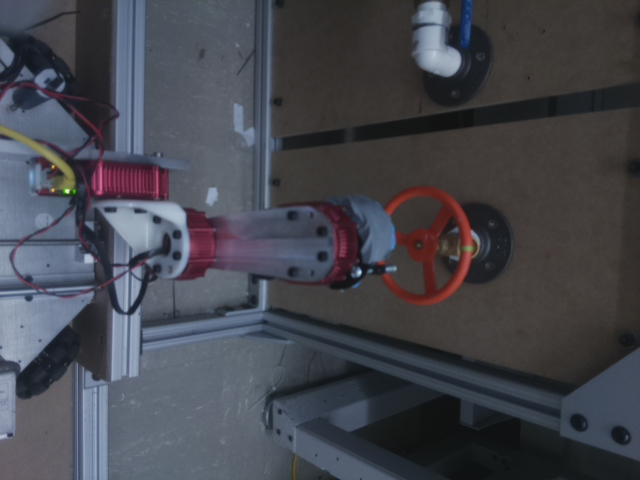
#> input picture code/imgs/capture.jpg, 640 x 480 px
$ python -i DeviceRecognition.py   (imports and definitions only)   (older library calls are emulated)
#> lines starting #> are read from the running program, lines starting #| are printed output that depends on the picture; after the words box and inside, x2 and y2 are one past the last pixel; in counts of white or black regions, pixels touching at a corner belong together
from __future__ import division
import cv2
import numpy as np

ORIENT_UP = "H"
ORIENT_SIDE = "V"

VALVE_CLOSED = 0
VALVE_OPEN = 1

DISTANCE_SCALE = -0.4375
ROBOTAXIS = 600

# Detects a shuttlecock device (front-facing only!)

class Shuttlecock:
    # HSV Color Range (Valve)
    blue_low = [100, 100, 100]
    blue_high = [135, 255, 255]

    # HSV Pipe Ranges
    white_low = [95, 0, 120]
    white_high = [110, 50, 240]

    # Valve Size Range
    area_min = 1000
    area_max = 10000

    orient = ORIENT_SIDE

    # Initialize numpy color arrays
    # [5 lines left out: function __init__, not called in this run]

    def checkArea(self, area):
        return (area <= self.area_max and area >= self.area_min)

    # [136 lines left out: functions calculateAngle, getPipeAngle, processImage, not called in this run]

# [132 lines of commented-out code are left out]


class BreakerBox:
    # HSB Color Range (Valve)
    hsb_low = [0, 80, 100]
    hsb_high = [40, 255, 255]

    orient = ORIENT_SIDE
    theta = 0

    area_min = 700
    area_max = 2000
    ratio_max = 1

    def __init__(self):
        self.np_low = np.array(self.hsb_low, dtype="uint8")
        self.np_high = np.array(self.hsb_high, dtype="uint8")

# [5 lines of commented-out code are left out]

    # [51 lines left out: function processImage, not called in this run]


class ValveSmall:
    # HSV Color Range (Marker)
    mark_low = [30, 40, 120]
    mark_high = [70, 255, 255]

    # HSV Color Range (Valve)
    blue_low = [100, 100, 85]
    blue_high = [135, 255, 255]

    area_min = 2000
    area_max = 10000
#    orient = ORIENT_SIDE

    rf_min = 0.75
    rf_max = 1.3

    rp_min = .1
    rp_max = .75

    # [101 lines left out: functions __init__, inRange, findMarker, calculateAngle, processImage, not called in this run]
# Detects a large valve (orange!)


class ValveLarge:
    device_id = 2

    # Target extracted HSB value
    hsb_target = [9, 194, 255]

    # HSB Color Range (Valve)
    hsb_low = [0, 80, 140]
    hsb_high = [80, 255, 255]

    # HSV Color Range (Marker)
    mark_low = [30, 40, 120]
    mark_high = [80, 180, 255]

    area_min = 4000

    rf_min = 0.5
    rf_max = 1.5

    rp_min = 1.5
    rp_max = 3.0

    def __init__(self):
        self.thresh_low = np.array(self.hsb_low, dtype="uint8")
        self.thresh_high = np.array(self.hsb_high, dtype="uint8")

        self.mark_low = np.array(self.mark_low, dtype="uint8")
        self.mark_high = np.array(self.mark_high, dtype="uint8")

    def inRange(self, area, ratio):
        if (area < self.area_min):
            #print (" * Bad Area: " + str(area))
            return (False, None)
        if ratio > 1.5:
            if (ratio > self.rp_max or ratio < self.rp_min):
                #print (" * Bad Ratio: " + str(ratio))
                return (False, None)
            else:
                return (True, ORIENT_SIDE)
        else:
            if (ratio > self.rf_max or ratio < self.rf_min):
                #print (" * Bad Ratio: " + str(ratio))
                return (False, None)
            else:
                return (True, ORIENT_SIDE)

    # [49 lines left out: functions inBounds, findMarker, calculateAngle, not called in this run]

    def processImage(self, path):
        # Load image from path as HSV
#> called with path = 'imgs/capture.jpg'
        image = cv2.imread(path)
#> image is the input picture: shape (480, 640, 3); mean B, G, R 77.2, 69.9, 68.6
        height, width, channels = image.shape
#> height = 480; width = 640; channels = 3
        img_center = (width / 2, height / 2)
#> img_center = (320, 240)
        hsv_image = cv2.cvtColor(image, cv2.COLOR_BGR2HSV)
#> hsv_image: shape (480, 640, 3); mean H, S, V 80, 51.5, 81.2

        # [6 lines of commented-out code are left out]
        mask = cv2.inRange(hsv_image, self.thresh_low, self.thresh_high)
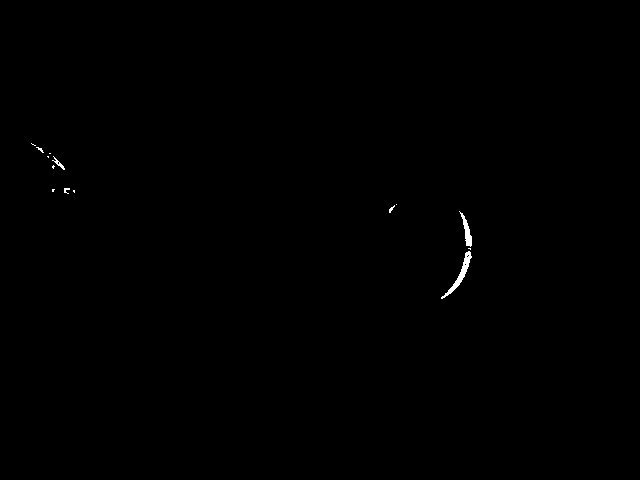
#> mask: shape (480, 640); 0.19% white; 14 white regions (9 under 20 px), largest, box (x1, y1, x2, y2) and area: (441, 251, 472, 299) 274, (459, 211, 472, 247) 165, (52, 156, 65, 170) 45, (64, 188, 70, 194) 21, (389, 205, 395, 213) 20
        output = cv2.bitwise_and(hsv_image, hsv_image, mask=mask)
#> output: shape (480, 640, 3); mean H, S, V 0, 0.3, 0.3
        output_gray = cv2.cvtColor(output, cv2.COLOR_BGR2GRAY)
        ret, thresh = cv2.threshold(output_gray, 15, 255, cv2.THRESH_BINARY)

        # close any holes
        kernel = np.ones((5, 5), np.uint8)
        closed_thresh = cv2.morphologyEx(thresh, cv2.MORPH_CLOSE, kernel)
#> closed_thresh: shape (480, 640); 0.21% white; 8 white regions (4 under 20 px)

        # find the contours
        img, contours, hierarchy = cv2.findContours(
            closed_thresh, cv2.RETR_EXTERNAL, cv2.CHAIN_APPROX_SIMPLE)
#> contours = 8 contours, 5 with area under 20; largest, box (x1, y1, x2, y2) and area: (441, 211, 472, 299) 366, (47, 153, 65, 170) 67, (64, 188, 75, 194) 27

        for cnt in contours:
            rect = cv2.minAreaRect(cnt)
            center, dim, angle = rect
            if (dim[0] > 0 and dim[1] > 0):
                box = cv2.boxPoints(rect)
                box = np.int0(box)
                area = dim[0] * dim[1]
                ratio = dim[1] / dim[0]
                ret, orient = self.inRange(area, ratio)
                if (ret):
                    x_offset = ROBOTAXIS - center[1]
                    x_offset = x_offset * DISTANCE_SCALE
                    cv2.drawContours(image, [box], 0, (0, 0, 255), 3)
                    mark_center = self.findMarker(image, hsv_image, rect)
                    if not mark_center:
                        print("Did not find marker")
                        return False
                    else:
                        theta = self.calculateAngle(center, mark_center)

                    print("Detected large valve!")
                    print(" - Horizontal offset: " + str(x_offset))
                    print(" - Angle: " + str(theta))
                    #cv2.imshow("image", image)
                    # cv2.waitKey(0)
                    # cv2.destroyAllWindows()
                    return (int(x_offset), int(theta), orient)
#> this loop made 8 passes
#> (center, dim, angle, box, area, ratio) on passes 1, 2, 5, 6, 7: ((460.3, 256.6), (88.84, 21.17), -78.18, [[461, 302], [440, 297], [459, 211], [479, 215]], 1880.7, 0.238), ((391, 208.2), (8.6, 2.5), -56.31, [[389, 212], [387, 211], [392, 203], [394, 205]], 21.46, 0.29), ((69, 190.5), (5, 10), -90, [[74, 193], [64, 193], [64, 188], [74, 188]], 50, 2), ((54.25, 163.3), (8.49, 21.92), -45, [[59, 174], [43, 158], [49, 152], [65, 168]], 186, 2.58), ((39.98, 148.9), (2.6, 8.6), -53.13, [[42, 152], [35, 147], [37, 145], [44, 150]], 22.36, 3.31)
#> (center, dim, angle) on pass 3: ((396, 204), (0, 0), -90)

        #cv2.imshow("image", image)
        # cv2.waitKey(0)
        # cv2.destroyAllWindows()
        return False

>>> result = ValveLarge().processImage('imgs/capture.jpg')
